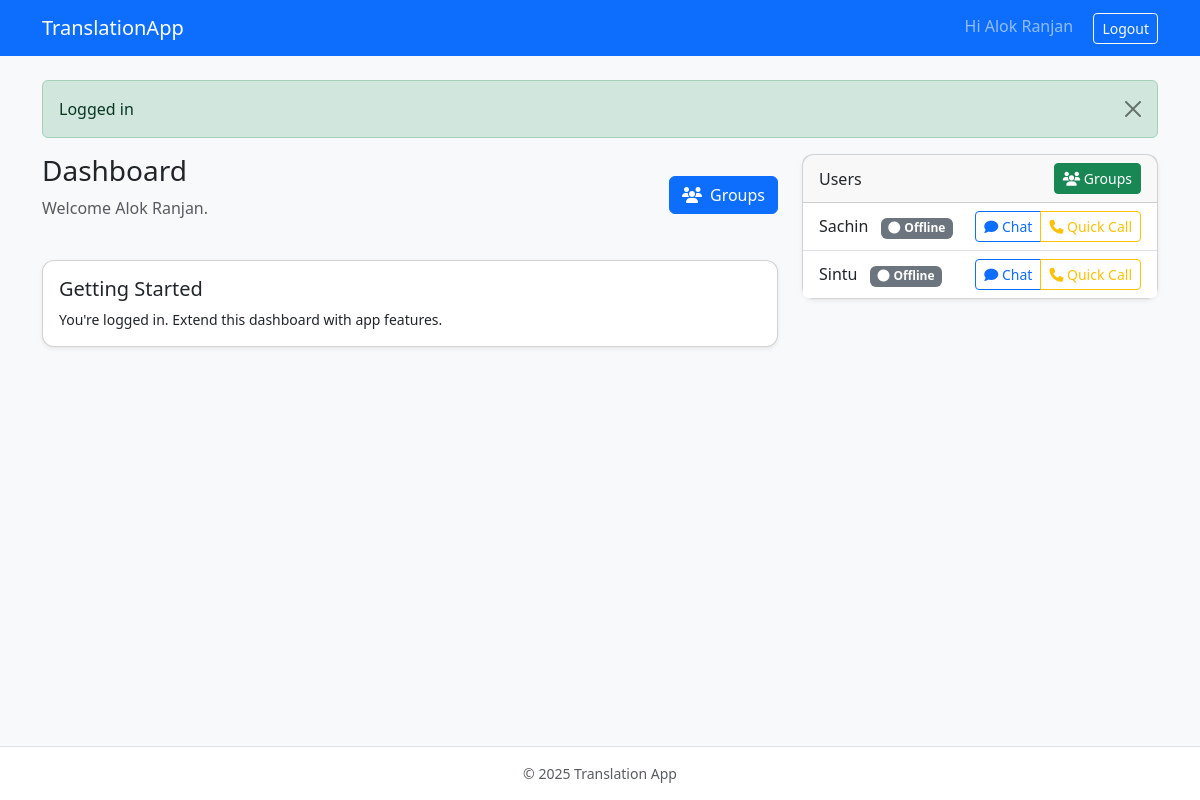
The page / (signed in) on the database its author committed.
### app/models/user.py (models this page shows, shortened)
class User(Base):
    __tablename__ = "users"
    id = Column(Integer, primary_key=True, index=True)          # user_id
    email = Column(String(100), unique=True, index=True, nullable=False)
    full_name = Column(String(100), nullable=True)
    hashed_password = Column(String(255), nullable=False)
    is_active = Column(Boolean, nullable=False, server_default=text('1'))  # restore to match existing table
    preferred_language = Column(String(10), nullable=False, default="en")  # NEW
    created_at = Column(DateTime(timezone=True), server_default=func.now())
    messages = relationship("Message", back_populates="sender", cascade="all,delete")
    memberships = relationship("ChatroomMember", back_populates="user", cascade="all,delete")
    created_groups = relationship("Group", back_populates="creator")
    groups = relationship("Group", secondary="group_members", back_populates="members")

### app/main.py (the view)
@app.get("/", response_class=HTMLResponse)
async def index(request: Request, user: User | None = Depends(get_current_ui_user), db: Session = Depends(get_db)):
    if user:
        from .services.presence_manager import presence_manager
        await presence_manager.update_user_general_activity(user.id, "dashboard")
        token = request.session.get("token")
        other_users = db.query(User).filter(User.id != user.id).all()
        response = templates.TemplateResponse(
            "dashboard.html",
            {
                "request": request,
                "user": user,
                "title": "Dashboard",
                "other_users": other_users,
                "token": token,  # Add token for API calls
            },
        )
        response.headers["Cache-Control"] = "no-cache, no-store, must-revalidate"
        response.headers["Pragma"] = "no-cache"
        response.headers["Expires"] = "0"
        return response
    response = RedirectResponse(url="/login", status_code=302)
    response.headers["Cache-Control"] = "no-cache, no-store, must-revalidate"
    response.headers["Pragma"] = "no-cache"
    response.headers["Expires"] = "0"
    return response

### app/templates/dashboard.html (shortened to what this page needs)
{% extends 'base.html' %}
{% block content %}
<div class="row">
  <div class="col-lg-8">
    <div class="mb-4">
      <div class="d-flex justify-content-between align-items-center">
        <div>
          <h1 class="h3">Dashboard</h1>
          <p class="text-muted">Welcome {{ user.full_name or user.email }}.</p>
        </div>
        <div class="btn-group">
          <a href="/groups" class="btn btn-primary">
            <i class="fas fa-users me-2"></i>Groups
          </a>
        </div>
      </div>
    </div>
    <div class="card shadow-sm">
      <div class="card-body">
        <h5 class="card-title">Getting Started</h5>
        <p class="card-text small">You're logged in. Extend this dashboard with app features.</p>
      </div>
    </div>
  </div>
  <div class="col-lg-4">
    <div class="card shadow-sm mb-3">
      <div class="card-header d-flex justify-content-between align-items-center">
        <span>Users</span>
        <div class="btn-group btn-group-sm">
          <a class="btn btn-success" href="/groups">
            <i class="fas fa-users"></i> Groups
          </a>
        </div>
      </div>
      <ul class="list-group list-group-flush" id="user-list">
        {% if other_users %}
          {% for u in other_users %}
            <li class="list-group-item d-flex justify-content-between align-items-center">
              <div>
                <span>{{ u.full_name or u.email }}</span>
                <small id="status-{{ u.id }}" class="badge bg-secondary small ms-2">
                </small>
              </div>
              <div class="btn-group btn-group-sm">
                <a class="btn btn-outline-primary" href="/chat/{{ u.id }}">
                  <i class="fas fa-comment"></i> Chat
                </a>
                <button class="btn btn-outline-warning" onclick="handleQuickCall({{ u.id }}, '{{ u.full_name or u.email }}', this)">
                  <i class="fas fa-phone"></i> Quick Call
                </button>
              </div>
            </li>
          {% endfor %}
        {% else %}
          <li class="list-group-item small text-muted">No other users yet.</li>
        {% endif %}
      </ul>
    </div>
  </div>
</div>
{% endblock %}

### app/templates/base.html (shortened to what this page needs)
<!DOCTYPE html>
<html lang="en">
<head>
  <link href="https://cdn.jsdelivr.net/npm/bootstrap@5.3.3/dist/css/bootstrap.min.css" rel="stylesheet">
  <link rel="stylesheet" href="https://cdnjs.cloudflare.com/ajax/libs/font-awesome/6.5.1/css/all.min.css" />
  <link rel="stylesheet" href="/static/css/app.css" />
</head>
<body class="bg-light d-flex flex-column min-vh-100">
<nav class="navbar navbar-expand-lg navbar-dark bg-primary mb-4">
  <div class="container">
    <a class="navbar-brand" href="/">TranslationApp</a>
    <div>
      {% if user %}
        <span class="navbar-text me-3">Hi {{ user.full_name or user.email }}</span>
        <a class="btn btn-outline-light btn-sm" href="/logout" onclick="handleLogout(event)">Logout</a>
      {% else %}
        <a class="btn btn-outline-light btn-sm me-2" href="/login">Login</a>
        <a class="btn btn-light btn-sm" href="/register">Register</a>
      {% endif %}
    </div>
  </div>
</nav>
<main class="flex-fill">
  <div class="container">
    {% with messages = request.session.pop('flash', []) if request and request.session else [] %}
      {% if messages %}
        {% for cat, msg in messages %}
          <div class="alert alert-{{ cat }} alert-dismissible fade show" role="alert">{{ msg }}<button type="button" class="btn-close" data-bs-dismiss="alert"></button></div>
        {% endfor %}
      {% endif %}
    {% endwith %}
    {% block content %}{% endblock %}
  </div>
</main>
<footer class="mt-auto py-3 bg-white border-top">
  <div class="container text-center text-muted small">&copy; {{ 2025 }} Translation App</div>
</footer>
</body>
</html>

### app/static/css/app.css (style rules this page uses)
.card { border-radius: .75rem; }

### rows shown on the page
User: full_name "Alok Ranjan"
User: full_name "Sachin"
User: full_name "Sintu"

### other values the page prints
{{ msg }} "Logged in"
{{ 2025 }} "2025"
